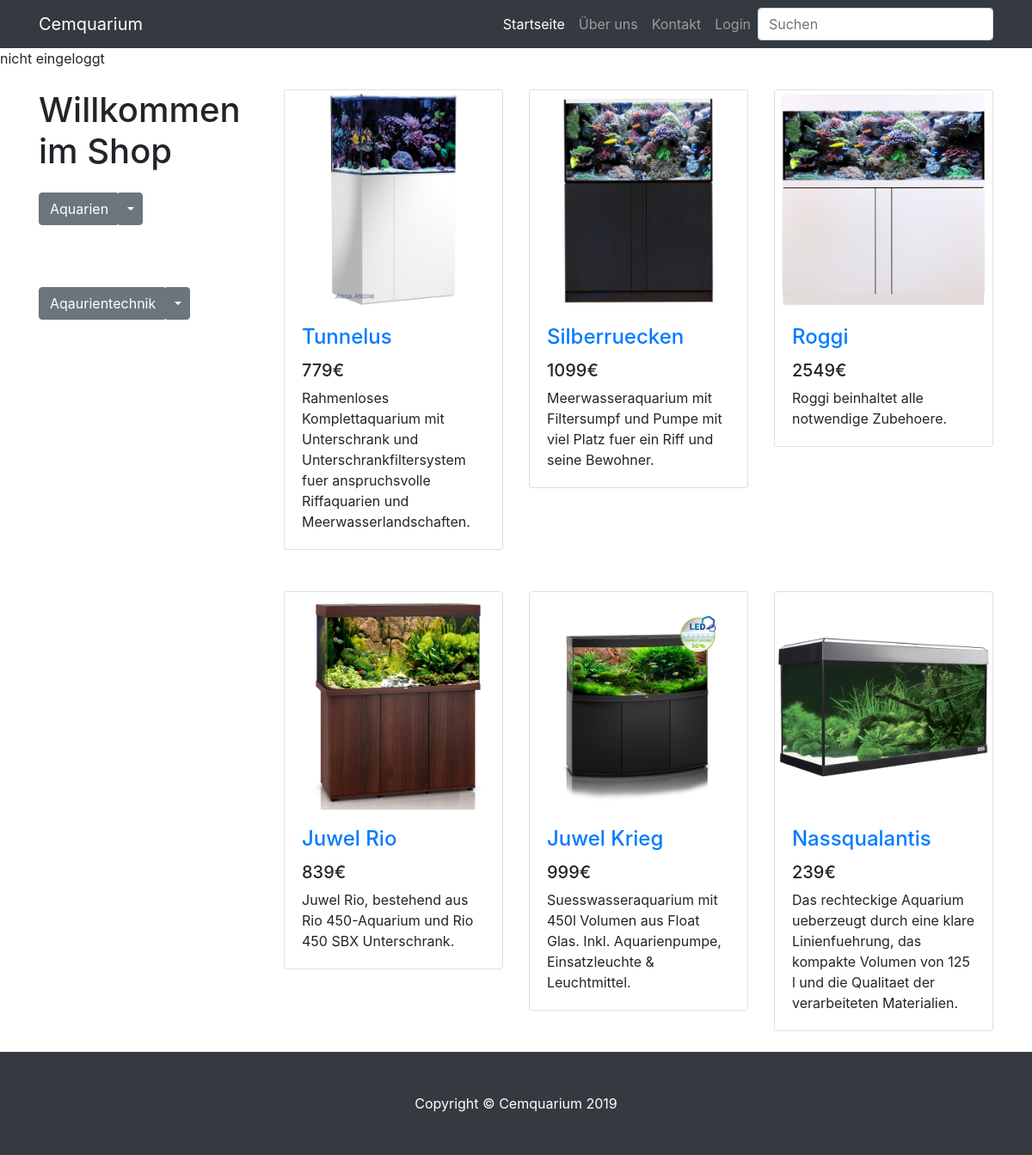
Screenshot of /html/aquarium.php with the database file from the repository.
### tables this page shows
CREATE TABLE IF NOT EXISTS `Produkt` (
  `id` INT NOT NULL,
  `name` VARCHAR(45) NULL,
  `beschreibung` VARCHAR(10000) NULL,
  `preis` VARCHAR(45) NULL,
  `Unterkategorie_id` INT NOT NULL,
  `bild` VARCHAR(1000) NULL,
  PRIMARY KEY (`id`),
  CONSTRAINT `fk_Produkt_Unterkategorie1`
    FOREIGN KEY (`Unterkategorie_id`)
    REFERENCES `Unterkategorie` (`id`)
    ON DELETE NO ACTION
    ON UPDATE NO ACTION);

### html/readaquariumfromdb.php (the view, shortened to what this page needs)
<?php
$mysqli = new mysqli("localhost", "root", "", "Cemquarium");
$id1 = "1";
$id2 = "2";
$sql = "SELECT * FROM Produkt WHERE Unterkategorie_id = ? OR Unterkategorie_id = ?";
$statement = $mysqli->prepare($sql);
$statement->bind_param('ss', $id1, $id2);
$statement->execute();
$result = $statement->get_result();
while ($row = $result->fetch_object()) {
    $name = $row->name;
    $beschreibung = $row->beschreibung;
    $preis = $row->preis;
    $bild = $row->bild;
    $idartikel = $row->id;
    echo '<div class="col-lg-4 col-md-6 mb-4">
            <div class="card mt-4">
              <a href="#"><img class="card-img-top" src="' . $bild . '" alt=""></a>
              <div class="card-body">
                <h4 class="card-title">
                  <a href="artikel.php?idartikel=' . $idartikel . '">' . $name . '</a>
                </h4>
                <h5>' . $preis . '€</h5>
                <p class="card-text">' . $beschreibung . '</p>';
    echo '
              </div>
            </div>
          </div>';
}

### html/css/shop-homepage.css (style rules this page uses)
body { padding-top: 56px; }

### rows the page displays
produkt: shows a picture, name "Tunnelus", preis "779", beschreibung "Rahmenloses Komplettaquarium mit Unterschrank und Unterschrankfiltersystem fuer anspruchsvolle Riffaquarien und Meerwasserlandschaften."
produkt: shows a picture, name "Silberruecken", preis "1099", beschreibung "Meerwasseraquarium mit Filtersumpf und Pumpe mit viel Platz fuer ein Riff und seine Bewohner."
produkt: shows a picture, name "Roggi", preis "2549", beschreibung "Roggi beinhaltet alle notwendige Zubehoere."
produkt: shows a picture, name "Juwel Rio", preis "839", beschreibung "Juwel Rio, bestehend aus Rio 450-Aquarium und Rio 450 SBX Unterschrank."
produkt: shows a picture, name "Juwel Krieg", preis "999", beschreibung "Suesswasseraquarium mit 450l Volumen aus Float Glas. Inkl. Aquarienpumpe, Einsatzleuchte & Leuchtmittel."
produkt: shows a picture, name "Nassqualantis", preis "239", beschreibung "Das rechteckige Aquarium ueberzeugt durch eine klare Linienfuehrung, das kompakte Volumen von 125 l und die Qualitaet der verarbeiteten Materialien."
